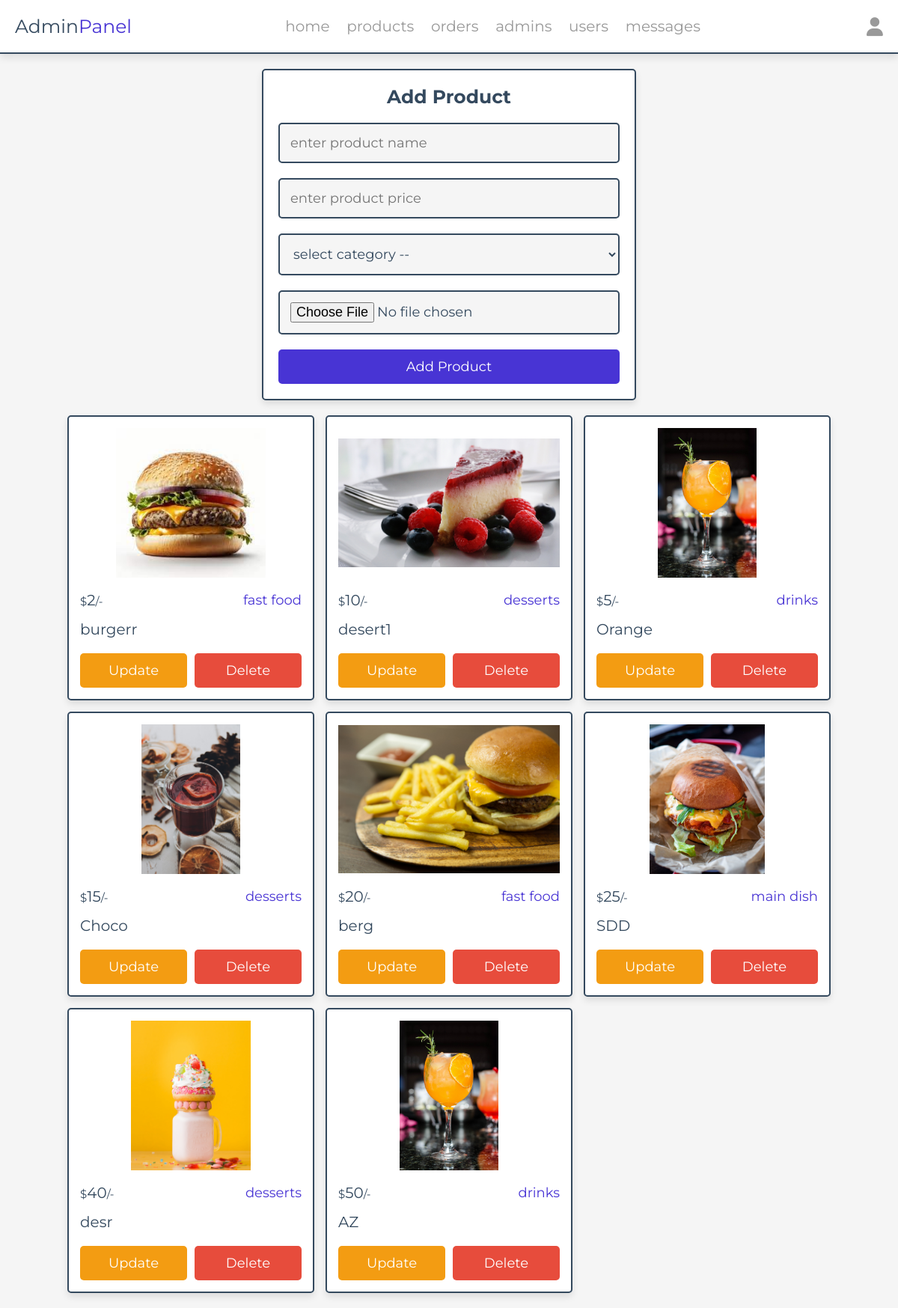
The app's page /admin/products.php (signed in) with its own data.
### tables this page shows
CREATE TABLE IF NOT EXISTS `products` (
  `id` int NOT NULL AUTO_INCREMENT,
  `name` varchar(100) NOT NULL,
  `category` varchar(100) NOT NULL,
  `price` int NOT NULL,
  `image` varchar(100) DEFAULT NULL,
  PRIMARY KEY (`id`)
);

### admin/products.php (the view, shortened to what this page needs)
<?php
include '../components/connect.php';
?>
<!DOCTYPE html>
<html lang="en">
<head>
   <link rel="stylesheet" href="https://cdnjs.cloudflare.com/ajax/libs/font-awesome/6.1.1/css/all.min.css">
   <link rel="stylesheet" href="../css/admin_style.css">
</head>
<body>
<?php include '../components/admin_header.php' ?>
<section class="add-products">
   <form action="" method="POST" enctype="multipart/form-data">
      <h3>add product</h3>
      <input type="text" required placeholder="enter product name" name="name" maxlength="100" class="box">
      <input type="number" min="0" max="9999999999" required placeholder="enter product price" name="price" onkeypress="if(this.value.length == 10) return false;" class="box">
      <select name="category" class="box" required>
         <option value="" disabled selected>select category --</option>
      </select>
      <input type="file" name="image" class="box" accept="image/jpg, image/jpeg, image/png, image/webp" required>
      <input type="submit" value="add product" name="add_product" class="btn">
   </form>
</section>
<section class="show-products" style="padding-top: 0;">
   <div class="box-container">
   <?php
      $show_products = $conn->prepare("SELECT * FROM `products`");
      $show_products->execute();
      if($show_products->rowCount() > 0){
         while($fetch_products = $show_products->fetch(PDO::FETCH_ASSOC)){
   ?>
   <div class="box">
      <img src="../uploaded_img/<?= $fetch_products['image']; ?>" alt="">
      <div class="flex">
         <div class="price"><span>$</span><?= $fetch_products['price']; ?><span>/-</span></div>
         <div class="category"><?= $fetch_products['category']; ?></div>
      </div>
      <div class="name"><?= $fetch_products['name']; ?></div>
      <div class="flex-btn">
         <a href="update_product.php?update=<?= $fetch_products['id']; ?>" class="option-btn">update</a>
         <a href="products.php?delete=<?= $fetch_products['id']; ?>" class="delete-btn" onclick="return confirm('delete this product?');">delete</a>
      </div>
   </div>
   <?php
         }
      }else{
         echo '<p class="empty">no products added yet!</p>';
      }
   ?>
   </div>
</section>
</body>
</html>

### css/admin_style.css (style rules this page uses)
:root { --main-color:#4834d4; --red:#e74c3c; --orange:#f39c12; --black:#34495e; --white:#fff; --light-bg:#f5f5f5; --light-color:#999; --border:.2rem solid var(--black); --box-shadow:0 .5rem 1rem rgba(0,0,0,.1); }
* { font-family: 'Montserrat', sans-serif; margin:0; padding:0; box-sizing: border-box; text-decoration: none; outline: none; border:none; }
html { font-size: 62.5%; overflow-x: hidden; }
body { background-color: var(--light-bg); }
section { max-width: 1200px; margin:0 auto; padding:2rem; }
.btn, .delete-btn, .option-btn { display: block; margin-top: 1rem; border-radius: .5rem; cursor: pointer; width: 100%; font-size: 1.8rem; color:var(--white); padding:1.2rem 3rem; text-transform: capitalize; text-align: center; }
.btn { background-color: var(--main-color); }
.delete-btn { background-color: var(--red); }
.option-btn { background-color: var(--orange); }
.flex-btn { display: flex; gap:1rem; }
.add-products form { margin:0 auto; max-width: 50rem; background-color: var(--white); border-radius: .5rem; box-shadow: var(--box-shadow); border:var(--border); padding:2rem; text-align: center; }
.add-products form h3 { margin-bottom: 1rem; font-size: 2.5rem; color:var(--black); text-transform: capitalize; }
.add-products form .box { background-color: var(--light-bg); border:var(--border); width: 100%; padding:1.4rem; font-size: 1.8rem; color:var(--black); border-radius: .5rem; margin: 1rem 0; }
.show-products .box-container { display: grid; grid-template-columns: repeat(auto-fit, 33rem); gap:1.5rem; justify-content: center; align-items: flex-start; }
.show-products .box-container .box { background-color: var(--white); border-radius: .5rem; box-shadow: var(--box-shadow); border:var(--border); padding:1.5rem; }
.show-products .box-container .box img { width: 100%; height: 20rem; object-fit: contain; margin-bottom: 1rem; }
.show-products .box-container .box .name { font-size: 2rem; color:var(--black); padding:1rem 0; }
.show-products .box-container .box .flex { display: flex; align-items: center; gap:1rem; justify-content: space-between; }
.show-products .box-container .box .flex .category { font-size: 1.8rem; color:var(--main-color); }
.show-products .box-container .box .flex .price { font-size: 2rem; color:var(--black); margin:.5rem 0; }
.show-products .box-container .box .flex .price span { font-size: 1.5rem; }

### records on screen
products: image (picture), price "2", category "fast food", name "burgerr"
products: image (picture), price "10", category "desserts", name "desert1"
products: image (picture), price "5", category "drinks", name "Orange"
products: image (picture), price "15", category "desserts", name "Choco"
products: image (picture), price "20", category "fast food", name "berg"
products: image (picture), price "25", category "main dish", name "SDD"
products: image (picture), price "40", category "desserts", name "desr"
products: image (picture), price "50", category "drinks", name "AZ"
